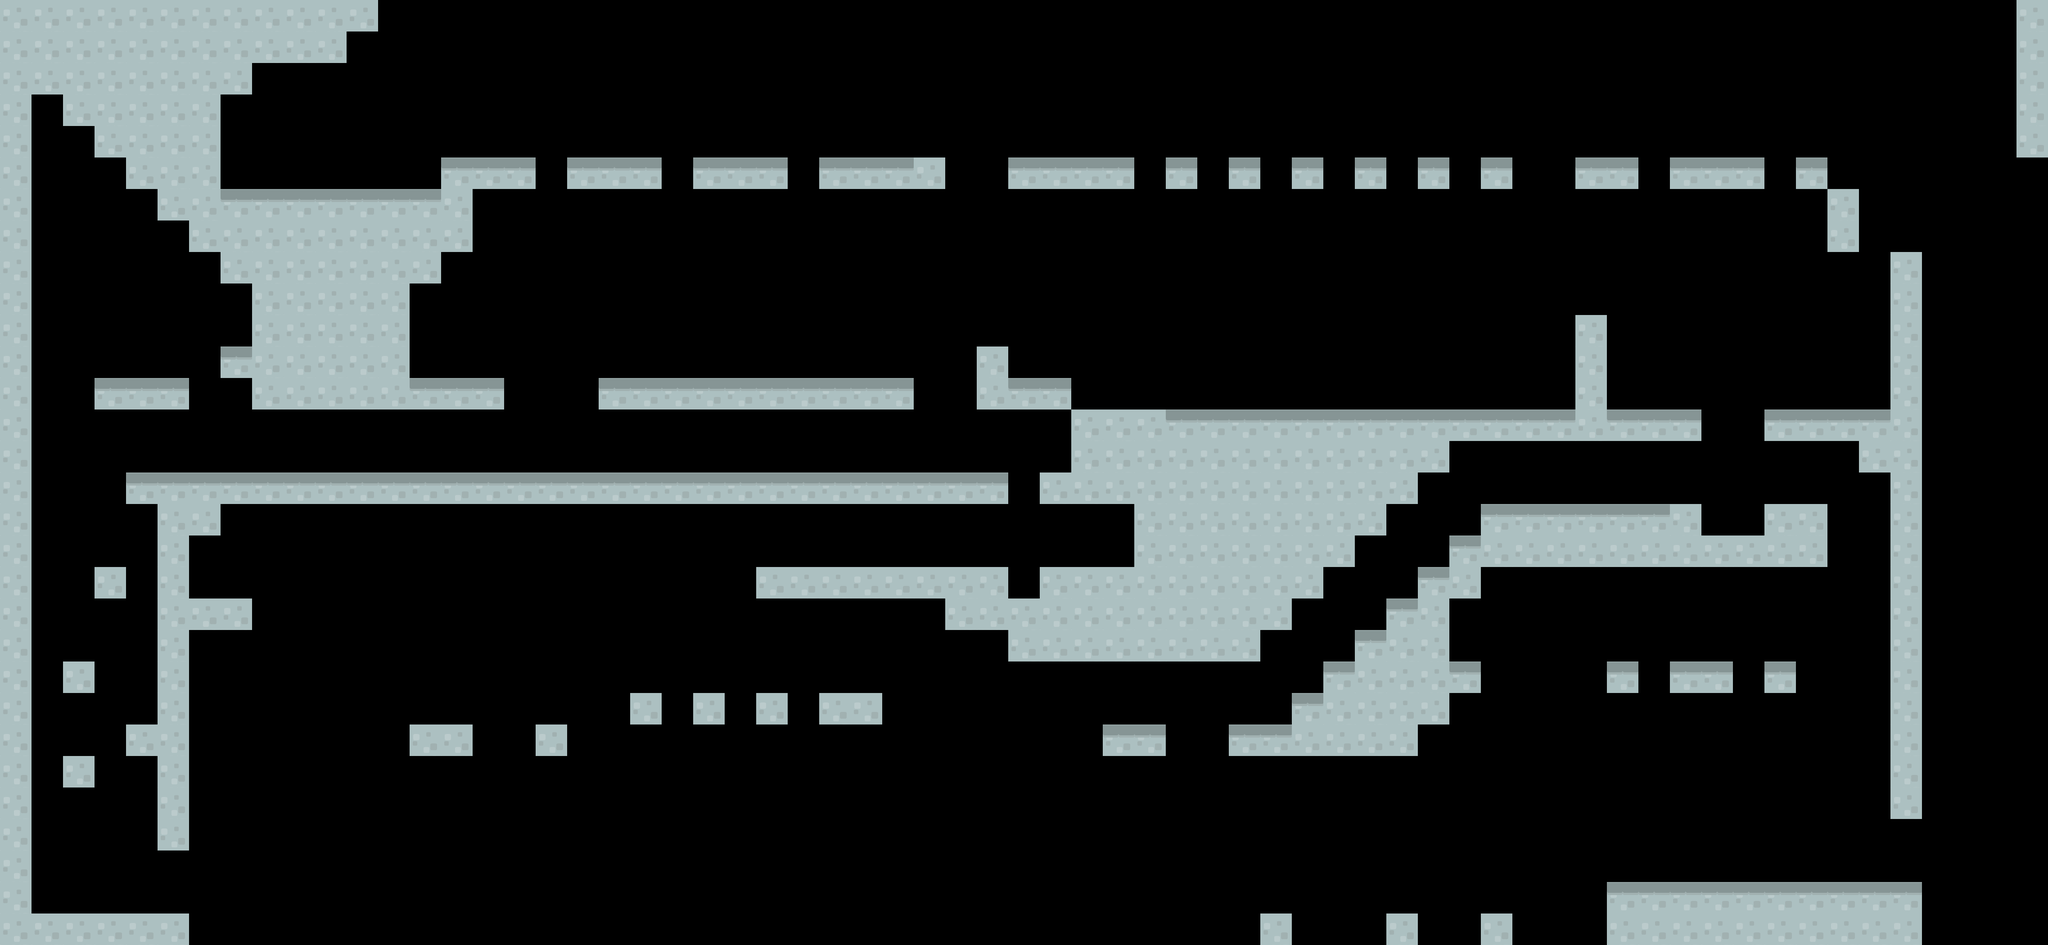

This is a level from a 2D game, rendered from its Tiled map with the project's own tilesets. A one-line summary and the map file follow, with tile-layer data summarised:
An orthogonal 65x30 tile map with 70x70 px tiles, 1 tile layer (collision), 1 hidden layer not drawn.

<map version="1.0" orientation="orthogonal" width="65" height="30" tilewidth="70" tileheight="70">
 <tileset firstgid="1" name="tiles_map" tilewidth="70" tileheight="70">
  <image source="../images/tiles_map.png" width="700" height="140" />
 </tileset>
 <layer name="background" width="65" height="30" visible="0">
  <data>[1950 cells, 1950 non-empty, 3 distinct tile ids]</data>
 </layer>
 <layer name="collision" width="65" height="30">
  <data>[1950 cells, 426 non-empty, 2 distinct tile ids]</data>
 </layer>
</map>
